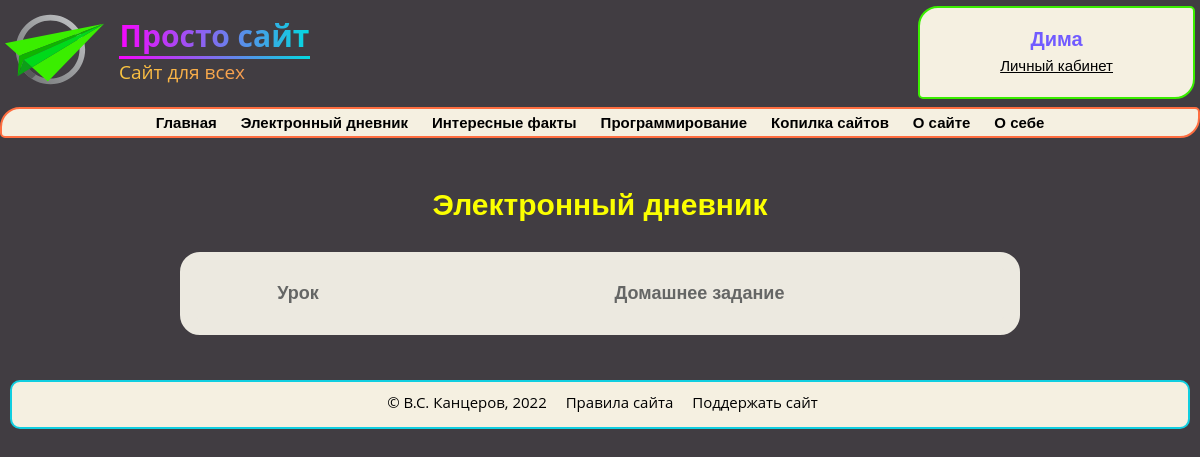
/homeworks (signed in), run on an earlier commit of the app's database.
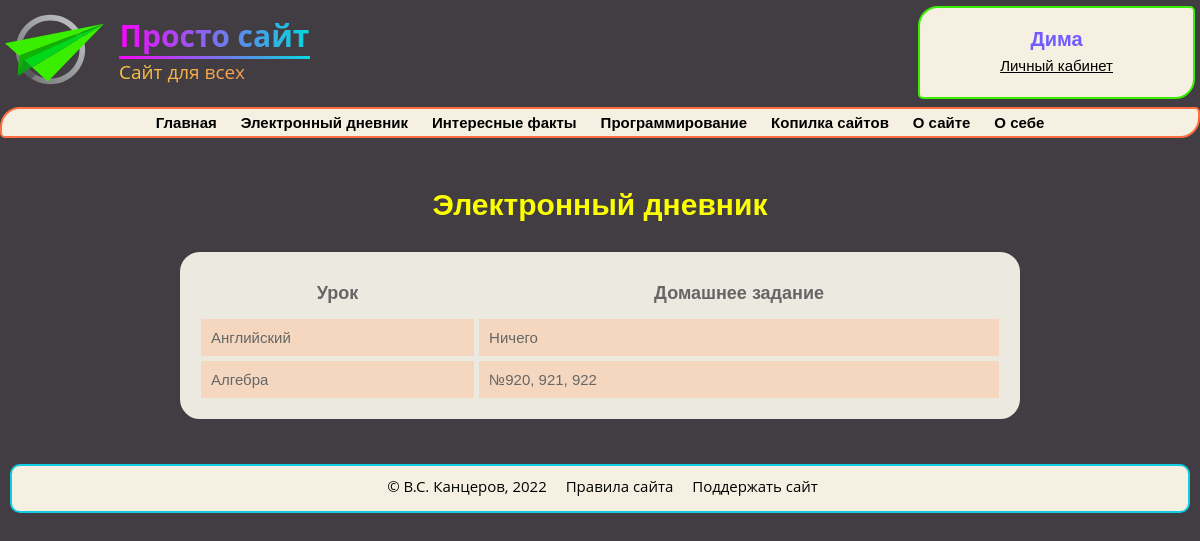
And on a later commit of the database.
### data/users.py (models this page shows, shortened)
class User(SqlAlchemyBase, UserMixin):
    __tablename__ = 'users'
    id = sqlalchemy.Column(sqlalchemy.Integer, primary_key=True, autoincrement=True)
    name = sqlalchemy.Column(sqlalchemy.String, nullable=False)
    surname = sqlalchemy.Column(sqlalchemy.String, nullable=True)
    class_n_id = sqlalchemy.Column(sqlalchemy.Integer, sqlalchemy.ForeignKey("class_n.id"), nullable=True)
    school_id = sqlalchemy.Column(sqlalchemy.Integer, sqlalchemy.ForeignKey("schools.id"), nullable=True)
    email = sqlalchemy.Column(sqlalchemy.String,
                              index=True, unique=True, nullable=False)
    admin = sqlalchemy.Column(sqlalchemy.Boolean, default=False)
    hashed_password = sqlalchemy.Column(sqlalchemy.String, nullable=False)

### data/homeworks.py (models this page shows)
class Homework(SqlAlchemyBase, UserMixin):
    __tablename__ = 'homeworks'
    id = sqlalchemy.Column(sqlalchemy.Integer, primary_key=True, autoincrement=True)
    title = sqlalchemy.Column(sqlalchemy.String, nullable=False)
    content = sqlalchemy.Column(sqlalchemy.String)
    school_id = sqlalchemy.Column(sqlalchemy.Integer, sqlalchemy.ForeignKey("schools.id"))
    class_n_id = sqlalchemy.Column(sqlalchemy.Integer, sqlalchemy.ForeignKey("class_n.id"))

### main.py (the view)
@app.route('/homeworks')
def my_homeworks():
    if current_user.is_authenticated:
        db_sess = db_session.create_session()
        homeworks = db_sess.query(Homework).filter(Homework.school_id == current_user.school_id
                                                   and Homework.class_n_id == current_user.class_n_id).all()
        for i in homeworks:
            print(i.title, i.content)
        return render_template('homeworks.html', homeworks=homeworks)
    return redirect('/login')

### data/db_session.py (called while the page is built)
def create_session() -> Session:
    global __factory
    return __factory()

### main.py (called while the page is built)
@login_manager.user_loader
def load_user(user_id):
    db_sess = db_session.create_session()
    return db_sess.query(User).get(user_id)

### templates/homeworks.html (shortened to what this page needs)
{% extends 'base.html' %}
{% block body %}
<h1>Электронный дневник</h1>
<table>
    <div class="div-flex">
        <tr>
            <th>Урок</th>
            <th>Домашнее задание</th>
        </tr>
        {% for homework in homeworks %}
        <tr>
            <td>{{ homework.title }}</td>
            <td>{{ homework.content}}</td>
        </tr>
        {% endfor %}
    </div>
</table>
{% endblock %}

### templates/base.html (shortened to what this page needs)
<!DOCTYPE html>
<html lang="ru">
<head>
    <link type="text/css" rel="stylesheet" href="{{ url_for('static', filename='css/main.css') }}"/>
</head>
<body>
<header id="header" class="header">
    <a href="/" id="logo" class="logo">
        <img src="/static/logo.svg"/>
        <div class="logo-text">
            <h1>Просто сайт</h1>
            <hr>
            <p>Сайт для всех</p>
        </div>
    </a>
    <div id="authorization" class="authorization">
        {% if current_user.is_authenticated %}
            <a href="/logout" class="empty_a">
                <h1> {{ current_user.name }} </h1>
            </a>
            <a href="/personal" class="empty_a">
                <p> Личный кабинет </p>
            </a>
        {% endif %}
    </div>
</header>
<section>
    <div id="nav">
        <ul class="menu animate__animated notshow" id="navbar">
            <a href="#">
                <li class="li1">Главная</li>
            </a>
            <a href="/homeworks">
                <li class="li1">Электронный дневник</li>
            </a>
            <a href="#">
                <li class="li1">Интересные факты</li>
            </a>
            <a href="#">
                <li class="li1">Программирование</li>
            </a>
            <a href="#">
                <li class="li1">Копилка сайтов</li>
            </a>
            <a href="#">
                <li class="li1">О сайте</li>
            </a>
            <a href="#">
                <li class="li1">О себе</li>
            </a>
        </ul>
    </div>
</section>
{% block body %}{% endblock %}
<footer id="footer" class="footer">
    <p>© В.С. Канцеров, 2022</p>
    <a href="#">Правила сайта </a>
    <a href="#">Поддержать сайт</a>
</footer>
</body>
</html>

### static/css/main.css (style rules this page uses)
body { font-family: 'Open Sans', sans-serif; background-color: #413d42; color: #F5F0E1; font-size: 15px; padding: 0; margin: 0; }
a { color: #00ff00; text-decoration: underline; }
.header { display: flex; justify-content: space-between; }
h1 { color: #fbff00; text-align: center; font-family: 'Montserrat', sans-serif; font-size: 30px; margin-top: 50px; }
.logo { display: flex; align-items: center; margin-left: 5px; text-decoration: none; user-select: none; }
.logo-text { width: 191px; margin-left: 15px; }
.logo-text h1 { font-size: 30px; margin: 0; font-family: 'Open Sans', sans-serif; background: linear-gradient(to right, #F705FE, #03D9DF); background-clip: text; -webkit-background-clip: text; -webkit-text-fill-color: transparent; }
.logo-text hr { margin: 0; border: 0px; height: 3px; background: linear-gradient(to right, #F705FE, #03D9DF); }
.logo-text p { font-size: 19px; margin: 0; background: linear-gradient(to right, #FCC63F, #F48758); background-clip: text; -webkit-background-clip: text; -webkit-text-fill-color: transparent; }
.authorization { margin-top: 6px; margin-right: 5px; padding: 0 80px; color: black; border: 2px solid #3aee00; border-radius: 20px 5px; text-align: center; background-color: #f5f0e1; }
.authorization h1 { font-family: 'Montserrat', sans-serif; font-weight: 700; color: #715BFF; margin-top: 20px; margin-bottom: 6px; font-size: 20px; }
.authorization p { font-family: 'Montserrat', sans-serif; font-weight: 400; font-size: 15px; margin-top: 6px; color: #000; text-decoration: underline; }
.menu { margin: 0; padding: 0; margin-top: 8px; list-style-type: none; border: 2px solid #ff6e40; border-radius: 20px 5px; text-align: center; background-color: #f5f0e1; }
.menu a { color: #000000; padding: 5px 10px; text-decoration: none; font-family: 'Montserrat', sans-serif; font-weight: 600; display: inline-block; width: auto; }
.empty_a { text-decoration: none }
.div-flex { display: flex; padding: 5px; }
#footer { margin: 5px 10px; margin-top: 45px; border: 2px solid #10cee0; border-radius: 10px 10px; background-color: #f5f0e1; text-align: center; }
#footer p { margin-top: 10px; margin-left: 10px; margin-right: 5px; color: #000; width: auto; display: inline-block; }
#footer a { margin-top: 5px; margin-left: 10px; margin-right: 5px; padding: 0; text-decoration: none; color: #000; width: auto; display: inline-block; transition: all 0.5s ease; margin-bottom: 5px; }
:root { --animate-duration: 1s; --animate-delay: 1s; --animate-repeat: 1; }
.animate__animated { -webkit-animation-duration: 1s; animation-duration: 1s; -webkit-animation-duration: var(--animate-duration); animation-duration: var(--animate-duration); -webkit-animation-fill-mode: both; animation-fill-mode: both; }

What changed in the data, as far as the page shows it:
added Homework: title "Английский", content "Ничего"
added Homework: title "Алгебра", content "№920, 921, 922"
